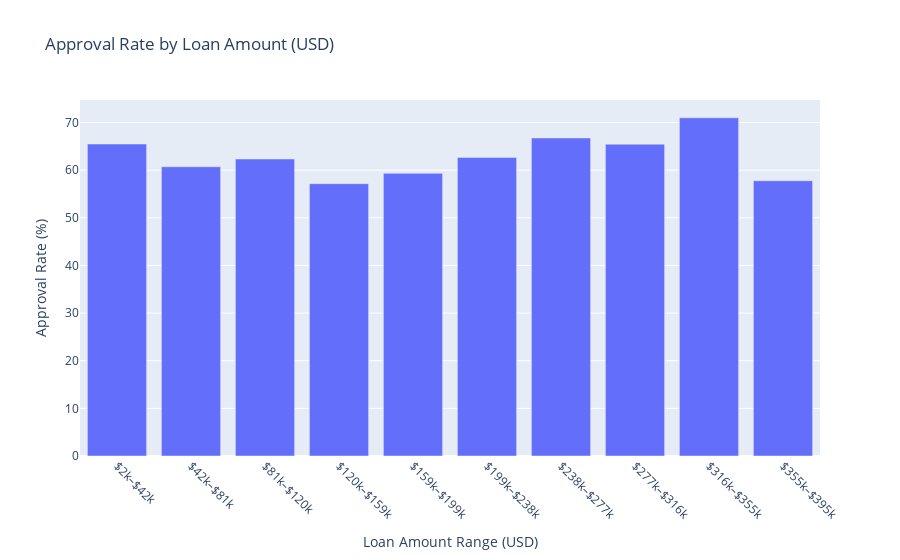

Notebook cell for this chart:
### Code cell
# 1) Clean up loan_status values by stripping whitespace
df_full['loan_status'] = df_full['loan_status'].str.strip()

# 2) Create 10 equal-width bins for loan_amount (in USD cents → dollars)
df_full['loan_amount'] = df_full['loan_amount'] / 100  # if originally in cents
df_full['amount_bin'] = pd.cut(df_full['loan_amount'], bins=10)

# 3) Count approvals vs. rejections in each bin
counts = (
    df_full
    .groupby(['amount_bin', 'loan_status'])
    .size()
    .unstack(fill_value=0)
)

# 4) Calculate approval rate (%) per bin
counts['approval_rate'] = counts['Approved'] / counts.sum(axis=1) * 100

# 5) Convert each Interval into a human-readable USD label
def format_usd(interval):
    def fmt(x):
        if x >= 1_000_000:
            return f"${x/1_000_000:.1f}M"
        else:
            return f"${int(x/1_000):,}k"
    return f"{fmt(interval.left)}–{fmt(interval.right)}"

# 6) Build DataFrame for plotting
approval_rate = counts.reset_index()[['amount_bin', 'approval_rate']]
approval_rate['bin_label'] = approval_rate['amount_bin'].apply(format_usd)

# 7) Plot approval rate by loan amount bin, with USD indicated
fig = px.bar(
    approval_rate,
    x='bin_label',
    y='approval_rate',
    title='Approval Rate by Loan Amount (USD)',
    labels={
        'bin_label': 'Loan Amount Range (USD)',
        'approval_rate': 'Approval Rate (%)'
    }
)
fig.update_xaxes(tickangle=45, type='category')
fig.show()

### Figure 1 — Plotly figure (JSON) as saved in the notebook; plotly's stock layout.template omitted (floating-point values rounded to 4 significant figures)
{"data": [{"alignmentgroup": "True", "hovertemplate": "Loan Amount Range (USD)=%{x}<br>Approval Rate (%)=%{y}<extra></extra>", "legendgroup": "", "marker": {"color": "#636efa", "pattern": {"shape": ""}}, "name": "", "offsetgroup": "", "orientation": "v", "showlegend": false, "textposition": "auto", "type": "bar", "x": ["$2k–$42k", "$42k–$81k", "$81k–$120k", "$120k–$159k", "$159k–$199k", "$199k–$238k", "$238k–$277k", "$277k–$316k", "$316k–$355k", "$355k–$395k"], "xaxis": "x", "y": [65.49, 60.71, 62.34, 57.17, 59.33, 62.67, 66.76, 65.45, 70.99, 57.78], "yaxis": "y"}], "layout": {"barmode": "relative", "legend": {"tracegroupgap": 0}, "title": {"text": "Approval Rate by Loan Amount (USD)"}, "xaxis": {"anchor": "y", "domain": [0, 1], "tickangle": 45, "title": {"text": "Loan Amount Range (USD)"}, "type": "category"}, "yaxis": {"anchor": "x", "domain": [0, 1], "title": {"text": "Approval Rate (%)"}}}}
